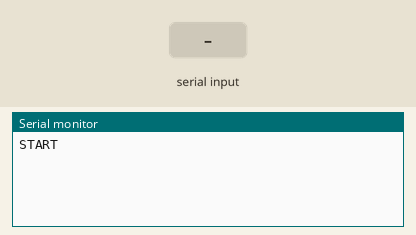
Bench run of a sketch on a simulated Arduino Uno, built with avr-gcc and run on an emulated ATmega328P. On the bench: the last lines printed to the serial monitor. The inputs (shaded band) are chosen by the test bench.

Above: at 1.2 s.
1.3 s: "1" received over the second serial link
At 2.4 s:
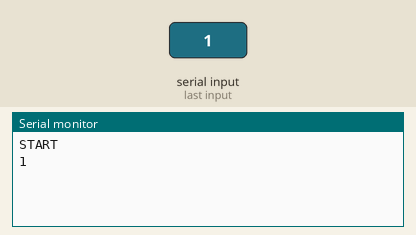
2.8 s: "0" received over the second serial link
At 3.6 s:
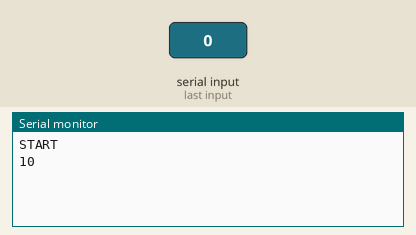

The sketch:

Bluetooth_HC-05.ino
```cpp
#include <SoftwareSerial.h>
SoftwareSerial myBT(11, 12);

void setup() {
  Serial.begin(9600);
  myBT.begin(9600);
  Serial.println("START");
}

void loop() {
  //read myBT Serial     >> Recv SmartPhone
  if(myBT.available()){
    Serial.write(myBT.read());
  }
  //read Arduino Serial   >> Send SmartPhone
  if(Serial.available()){
    myBT.write(Serial.read());
  }
}
```

Measured:
- after the input at 1.3 s, the serial monitor: prints a new line at once (image 1)
- after the input at 2.8 s, the serial monitor: prints a new line at once (image 2)
